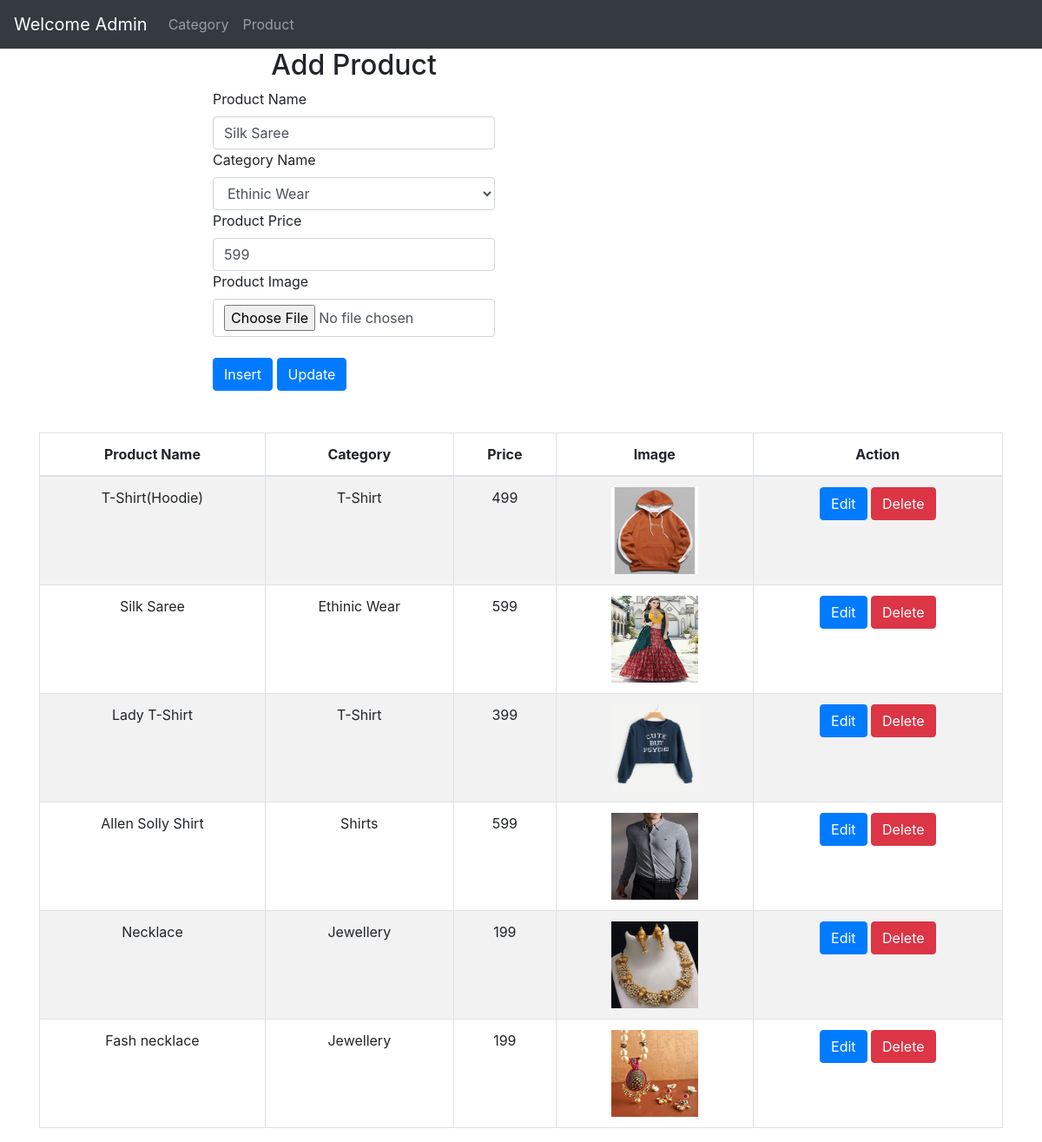
/Admin/product.php?id=39, run on the app's committed database.
### tables this page shows
CREATE TABLE `tblproduct` (
  `productid` int(11) NOT NULL,
  `productname` varchar(50) NOT NULL,
  `categoryid` int(11) NOT NULL,
  `price` int(11) NOT NULL,
  `image` varchar(1000) NOT NULL
);

CREATE TABLE `tblcategory` (
  `categoryid` int(11) NOT NULL,
  `categoryname` varchar(50) NOT NULL
);

### Admin/product.php (the view, shortened to what this page needs)
<?php
include "../connection.php";
if(isset($_GET["id"]))
{
   $product_id = $_GET['id'];
    $GetId_query = "SELECT * FROM tblproduct WHERE productid='$product_id'";
    $result=mysqli_query($conn,$GetId_query);
    $row = mysqli_fetch_assoc($result);
    $prodname = $row['productname'];
    $prodcatID = $row['categoryid'];
    $prodprice = $row['price'];
    $prodimg = $row['image'];
}
?>
<!DOCTYPE html>
<html lang="en">
<head>
<link rel="stylesheet" href="https://maxcdn.bootstrapcdn.com/bootstrap/4.0.0/css/bootstrap.min.css">
</head>
<body>
<nav class="navbar navbar-expand-lg navbar-light bg-light navbar-dark bg-dark" >
  <a class="navbar-brand" href="#">Welcome Admin</a>
    <ul class="navbar-nav">
      <li class="nav-item">
        <a class="nav-link" href="category.php">Category</a>
      </li>
      <li class="nav-item">
        <a class="nav-link" href="product.php">Product</a>
      </li>
    </ul>
</nav>
<div class="col-md-8 mx-auto">
    <div class="col-md-6">
        <h2 class="text-center">Add Product</h2>
        <form action="" method="POST" enctype="multipart/form-data">
            <div class="col-md-12">
                <label>Product Name</label>
                <input type="text" name="productname" class="form-control" placeholder="Enter Product Name" value="<?php if(isset($_GET['id'])){ echo $prodname; }?>">
            </div>
            <div class="col-md-12">
                <label>Category Name</label>
                <select name="categoryid" class="form-control">
                    <?php
                        $query = "SELECT * FROM `tblcategory`";
                        $res = mysqli_query($conn, $query);
                        while($row = mysqli_fetch_assoc($res)){
                    ?>
                    <option value="<?php echo $row["categoryid"] ?>" <?php if(isset($_GET['id'])){ if($row['categoryid'] == $prodcatID){ echo "selected"; } } ?>><?php echo $row['categoryname'] ?></option>
                    <?php
                        }
                    ?>
                </select>
            </div>
            <div class="col-md-12">
                 <label>Product Price</label>
                 <input type="text" name="price" class="form-control" placeholder="Enter Product Price" value="<?php if(isset($_GET['id'])){ echo $prodprice; }?>">
             </div>
             <div class="col-md-12">
                 <label>Product Image</label>
                 <input type="file" name="image" class="form-control" value="<?php if(isset($_GET['id'])){ echo $prodimg; }?>">
             </div>
           <br>
            <div class="col-md-12">
                <input type="Submit" name="btninsert" class="btn btn-primary" value="Insert"/>
                <input type="Submit" name="btnupdate" class="btn btn-primary" value="Update"/>
            </div>
                        <br><br>
        </form>
    </div>
</div>
<?php
$getdata_query = "SELECT * FROM tblproduct";
$result  = $conn->query($getdata_query);
?>
<div class="container">
<table class="table table-bordered table-striped table-hover text-center">
    <thead>
        <tr>
            <th>Product Name</th>
            <th>Category</th>
            <th>Price</th>
            <th>Image</th>
            <th>Action</th>
        </tr>
    </thead>
    <tbody>
    <?php
    if($result->num_rows > 0)
    {
        while($row = $result->fetch_assoc()){
    ?>
                <tr>
                    <td><?php echo $row['productname']; ?></td>
                    <?php
                        $qry = "SELECT categoryname FROM tblcategory WHERE categoryid=".$row['categoryid'];
                        $res = mysqli_query($conn,$qry);
                        while($row2 = mysqli_fetch_assoc($res)){
                    ?>
                        <td><?php echo $row2['categoryname']; ?></td>
                    <?php
                        }
                    ?>
                    <td><?php echo $row['price']; ?></td>
                    <td><img src="<?php echo $row['image']; ?> " height="100px" width="100px"></td>
                    <td><a class="btn btn-primary" href="product.php?id=<?php echo $row['productid']; ?>">Edit</a>
                    <a class="btn btn-danger" href="product.php?productid=<?php echo $row['productid']; ?>">Delete</a>
                     </td>
                </tr>
<?php
       }
    }
  ?>
    </tbody>
</table>
</div>
</body>
</html>

### data on the page
tblproduct: productname "Silk Saree", categoryid "Ethinic Wear", price "599", image (picture)
tblproduct: productname "T-Shirt(Hoodie)", price "499", image (picture)
tblcategory: categoryname "T-Shirt"
tblcategory: categoryname "Ethinic Wear"
tblproduct: productname "Lady T-Shirt", price "399", image (picture)
tblproduct: productname "Allen Solly Shirt", price "599", image (picture)
tblcategory: categoryname "Shirts"
tblproduct: productname "Necklace", price "199", image (picture)
tblcategory: categoryname "Jewellery"
tblproduct: productname "Fash necklace", price "199", image (picture)
